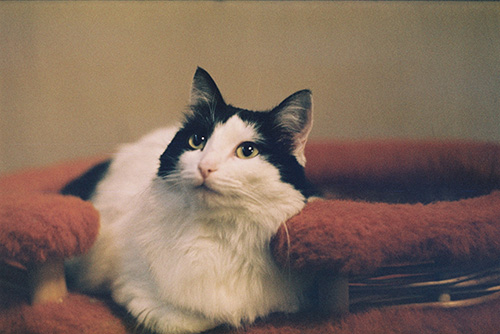
#> input picture Python_Notebooks/cat.JPG, 500 x 334 px, found by its file name
$ python task3.py
#> lines starting #> are read from the running program, lines starting #| are printed output that depends on the picture; long printed decimals are rounded
import cv2
import statistics as st
import math
import numpy as np
import time

# Функция для вывода изображения
def viewImage(image, name_of_window):
    cv2.namedWindow(name_of_window, cv2.WINDOW_NORMAL)
    cv2.imshow(name_of_window, image)
    cv2.waitKey(0)
    cv2.destroyAllWindows()

# метрика подобия изображений
def psnr(image_1, image_2):
	image_change = (image_1 - image_2) ** 2

	MSE_R = st.fmean([pixel[0] for row in image_change for pixel in row])
	MSE_G = st.fmean([pixel[1] for row in image_change for pixel in row])
	MSE_B = st.fmean([pixel[2] for row in image_change for pixel in row])

	MSE = (MSE_R + MSE_G + MSE_B) / 3

	MAX_I = 2 ** 8

	PSNR = 10 * math.log10(MAX_I ** 2 / MSE);
	return PSNR

# функция увеличения яркости для BGR
def bright_bgr(source_image, value):
	B, G, R = cv2.split(source_image)
	for i in range(0, source_image.shape[0]):
		for j in range(0, source_image.shape[1]):
			B[i, j] += value
			if B[i, j] > 255:
				B[i, j] = 255
			G[i, j] += value
			if G[i, j] > 255:
				G[i, j] = 255
			R[i, j] += value
			if R[i, j] > 255:
				R[i, j] = 255
	dest_image = cv2.merge((B, G, R))
	return dest_image

# функция увеличения яркости для YUV
def bright_yuv(source_image, value):
	Y, U, V = cv2.split(source_image)
	for i in range(0, source_image.shape[0]):
		for j in range(0, source_image.shape[1]):
			Y[i, j] += value
			if Y[i, j] > 255:
				Y[i, j] = 255
	dest_image = cv2.merge((Y, U, V))
	return dest_image

# загружаем исходное изображение
image = cv2.imread("cat.JPG")
#> image is the input picture: shape (334, 500, 3); mean B, G, R 93.3, 107.5, 129.1
viewImage(image, "Source image")

##################### ПРЕОБРАЗОВАНИЕ ИЗ BGR В YUV #####################

# конвертируем его из BGR в YUV с помощью OpenCV
image_yuv = cv2.cvtColor(image, cv2.COLOR_BGR2YUV)
#> image_yuv: shape (334, 500, 3); mean of channels 0, 1, 2 112.4, 118.7, 142.6
viewImage(image_yuv, "CV YUV image")

# теперь реализуем конвертацию. высчитываем компоненты
B, G, R = cv2.split(image)
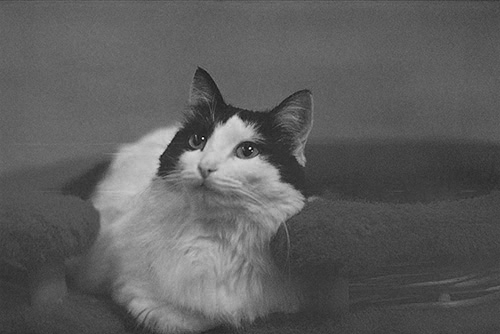
#> B: shape (334, 500); min 3, max 251, mean 93.3
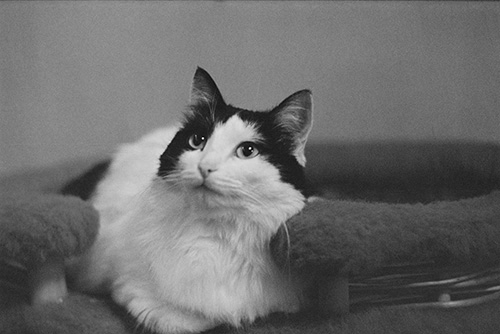
#> G: shape (334, 500); min 0, max 255, mean 107.5

Y = np.ndarray(shape=B.shape, dtype=B.dtype)
U = np.ndarray(shape=B.shape, dtype=B.dtype)
V = np.ndarray(shape=B.shape, dtype=B.dtype)

for i in range(0, image.shape[0]):
	for j in range(0, image.shape[1]):
		Y[i, j] = int(0.299 * R[i, j] + 0.587 * G[i, j] + 0.114 * B[i, j])
		U[i, j] = int(-0.147 * R[i, j] - 0.289 * G[i, j] + 0.437 * B[i, j] + 128)
		V[i, j] = int(0.615 * R[i, j] - 0.515 * G[i, j] - 0.09 * B[i, j] + 128)
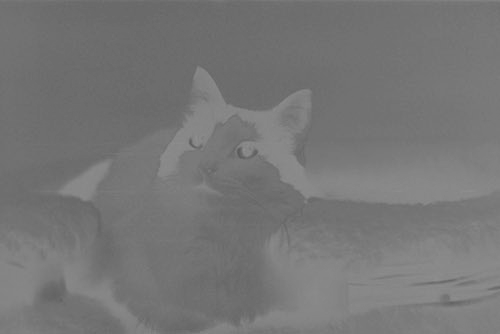
#> U: shape (334, 500); min 88, max 144, mean 118.2
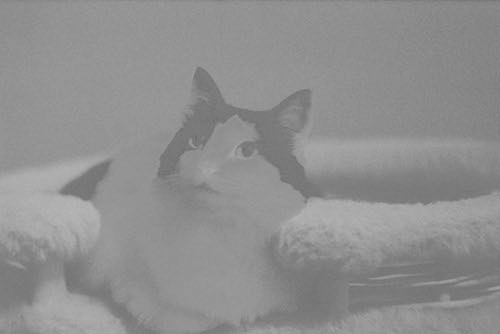
#> V: shape (334, 500); min 107, max 184, mean 143.1

# объединяем их в одно изображение
my_image_yuv = cv2.merge((Y, U, V))
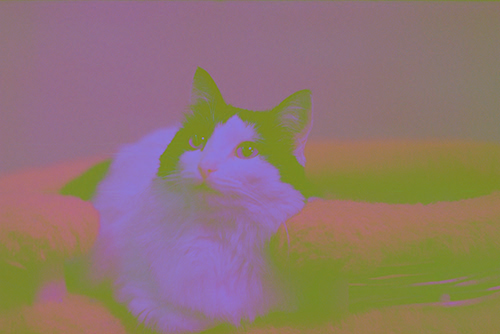
#> my_image_yuv: shape (334, 500, 3); mean of channels 0, 1, 2 111.9, 118.2, 143.1; drawn as B, G, R
viewImage(my_image_yuv, "My YUV image")

# вычисляем меру сходства
PSNR = psnr(image_yuv, my_image_yuv)
#> in psnr, `image_change = (image_1 - image_2) ** 2`: image_change: shape (334, 500, 3); mean of channels 0, 1, 2 0.508, 0.477, 0.551
#> in psnr, `MSE_R = st.fmean([pixel[0] for row in image_change for pixel in row])`: MSE_R = 0.508
#> in psnr, `MSE_G = st.fmean([pixel[1] for row in image_change for pixel in row])`: MSE_G = 0.477
#> in psnr, `MSE_B = st.fmean([pixel[2] for row in image_change for pixel in row])`: MSE_B = 0.551
#> in psnr, `MSE = (MSE_R + MSE_G + MSE_B) / 3`: MSE = 0.512
#> in psnr, `PSNR = 10 * math.log10(MAX_I ** 2 / MSE);`: PSNR = 51.07
#> PSNR = 51.07
print(PSNR)
#| 51.073

##################### ПРЕОБРАЗОВАНИЕ ИЗ YUV В BGR #####################

# конвертируем ищображение из YUV в RGB с помощью OpenCV
image_bgr = cv2.cvtColor(image_yuv, cv2.COLOR_YUV2BGR)
viewImage(image_bgr, "CV BGR image")

# теперь реализуем конвертацию. высчитываем компоненты
Y, U, V = cv2.split(my_image_yuv)
B = np.ndarray(shape=Y.shape, dtype=Y.dtype)
G = np.ndarray(shape=Y.shape, dtype=Y.dtype)
R = np.ndarray(shape=Y.shape, dtype=Y.dtype)
for i in range(0, my_image_yuv.shape[0]):
	for j in range(0, my_image_yuv.shape[1]):
		R[i, j] = int(Y[i, j] + 1.13983 * (V[i, j] - 128))
		G[i, j] = int(Y[i, j] - 0.39465 * (U[i, j] - 128) - 0.5806 * (V[i, j] - 128))
		B[i, j] = int(Y[i, j] + 2.03211 * (U[i, j] - 128))

# объединяем их в одно изображение
my_image_bgr = cv2.merge((B, G, R))
viewImage(my_image_bgr, "My BGR image")

# вычисляем меру сходства
PSNR = psnr(image_bgr, my_image_bgr)
#> in psnr (call 2), `image_change = (image_1 - image_2) ** 2`:
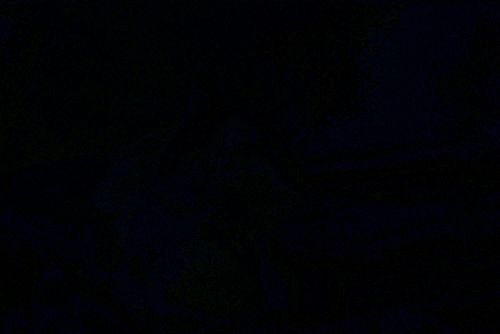
#> image_change: shape (334, 500, 3); mean B, G, R 5.12, 1.8, 0.811
#> in psnr (call 2), `MSE_R = st.fmean([pixel[0] for row in image_change for pixel in row])`: MSE_R = 5.12
#> in psnr (call 2), `MSE_G = st.fmean([pixel[1] for row in image_change for pixel in row])`: MSE_G = 1.8
#> in psnr (call 2), `MSE_B = st.fmean([pixel[2] for row in image_change for pixel in row])`: MSE_B = 0.811
#> in psnr (call 2), `MSE = (MSE_R + MSE_G + MSE_B) / 3`: MSE = 2.58
#> in psnr (call 2), `PSNR = 10 * math.log10(MAX_I ** 2 / MSE);`: PSNR = 44.05
#> PSNR = 44.05
print(PSNR)
#| 44.054

##################### ЯРКОСТЬ С ЗАМЕРОМ ВРЕМЕНИ#####################

start_time = time.time()
viewImage(bright_bgr(image, 15), "bright BGR image")
end_time = time.time()
print(end_time - start_time)

start_time = time.time()
viewImage(bright_yuv(image_yuv, 20), "bright YUV image")
#> after the loop in bright_yuv, `for i in range(0, source_image.shape[0]):`:
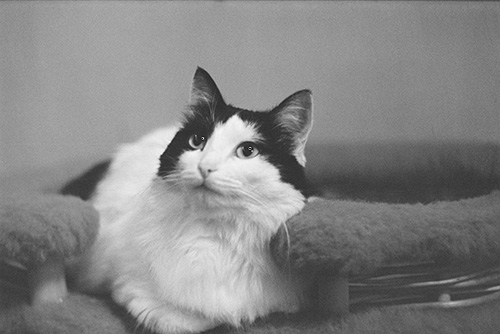
#> Y: shape (334, 500); min 18, max 253, mean 132.4
#> in bright_yuv, `dest_image = cv2.merge((Y, U, V))`: dest_image: shape (334, 500, 3); mean of channels 0, 1, 2 132.4, 118.7, 142.6
end_time = time.time()
print(end_time - start_time)
